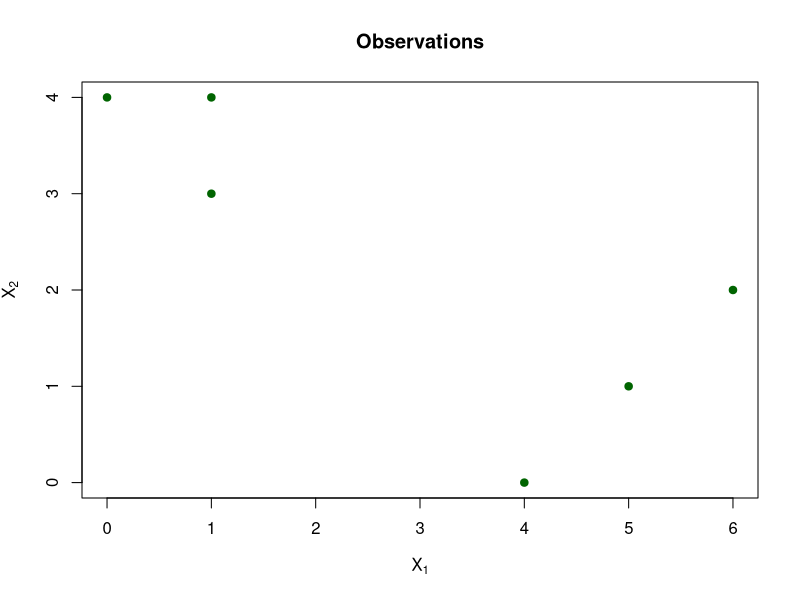
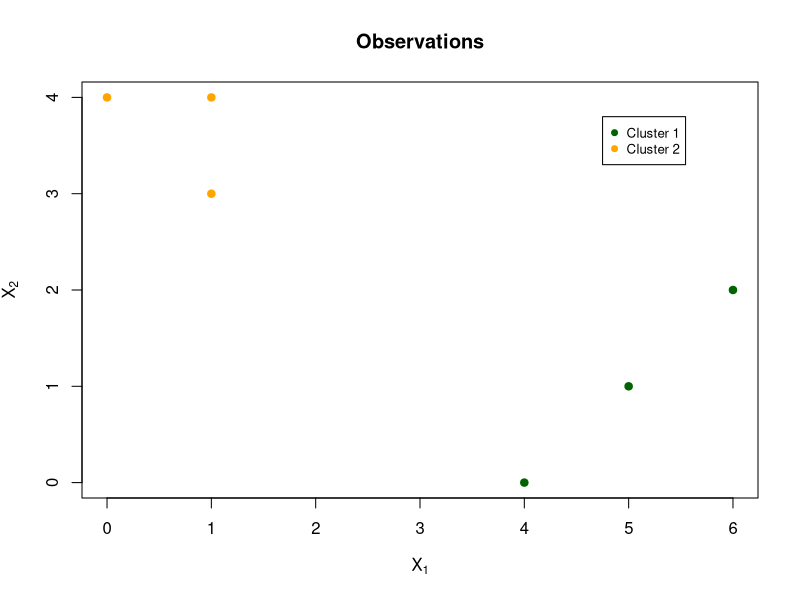

Recreate these plots in R, in order.
# HW1 Problem 1
rm(list = ls())

# Part (a)

# The original observed data 
obs = matrix(c(1, 4, 1, 3, 0, 4, 5, 1, 6, 2, 4, 0), nrow = 6, ncol = 2, byrow = TRUE)

# Plot the observations
plot(obs, col = "darkgreen", bg = "darkgreen", pch = 21, xlab = expression('X'[1]), ylab = expression('X'[2]), main = "Observations")

# ----- ----- ----- ----- ----- ----- #

# Part (b)

# Generate labels
set.seed(2)
label = sample.int(2, 6, replace = TRUE)

# ----- ----- ----- ----- ----- ----- #

# Part (c)

cluster1 = c()
cluster2 = c()
for (i in 1:6) {
  if (label[i] == 1) {
    cluster1 = rbind(cluster1, obs[i,])
  } else {
    cluster2 = rbind(cluster2, obs[i,])
  }
}
centroid1 = c(mean(cluster1[ , 1]), mean(cluster1[ , 2]))
centroid2 = c(mean(cluster2[ , 1]), mean(cluster2[ , 2]))


# Part (d)

distFromCentroid1 = matrix(0, 1, 6)
distFromCentroid2 = matrix(0, 1, 6)
for (i in 1:6) {
  distFromCentroid1[i] = norm(obs[i,] - centroid1, type = "2")
  distFromCentroid2[i] = norm(obs[i,] - centroid2, type = "2")
}

label = matrix(1, 1, 6)
for (i in 1:6) 
  if (distFromCentroid1[i] > distFromCentroid2[i]) 
    label[i] = 2


# Part (f)

plot(obs, col = "white", bg = "white", pch = 21, xlab = expression('X'[1]), ylab = expression('X'[2]), main = "Observations")
points(obs[1:3,], col = "orange", bg = "orange", pch = 21)
points(obs[4:6,], col = "darkgreen", bg = "darkgreen", pch = 21)
legend(4.75, 3.8, legend = c("Cluster 1", "Cluster 2"), col = c("darkgreen", "orange"), pt.bg = c("darkgreen", "orange"), lty = 0, pch = 21, cex = 0.8)

